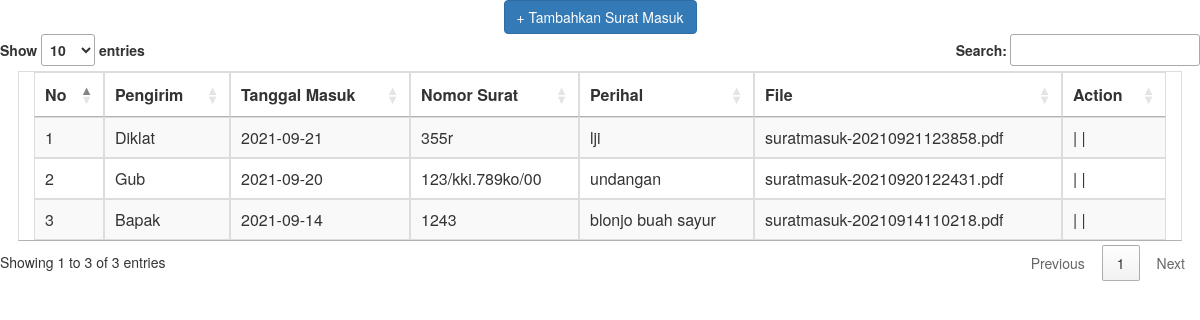
Screenshot of /suratmasuk.php with the database file from the repository.
### tables this page shows
CREATE TABLE `suratmasuk` (
  `id` int(11) NOT NULL,
  `pengirim` varchar(100) NOT NULL,
  `tanggal_masuk` date NOT NULL,
  `nomor_surat` varchar(100) NOT NULL,
  `perihal` varchar(255) NOT NULL,
  `unit` varchar(50) NOT NULL,
  `file_suratmasuk` varchar(255) NOT NULL
);

### suratmasuk.php (the view, shortened to what this page needs)
<?php
include_once("koneksi.php");
$result = mysqli_query($mysqli, "SELECT * FROM suratmasuk ORDER BY id DESC");
?>
<html>
<head>
    <link rel="stylesheet" type="text/css" href="https://cdn.datatables.net/1.10.10/css/jquery.dataTables.min.css">
    <link rel="stylesheet" type="text/css" href="https://maxcdn.bootstrapcdn.com/bootstrap/3.3.5/css/bootstrap.min.css">
</head>
<body>
    <center>
        <div><a href="halaman_admin_suratmasuk_add.php" class="btn btn-primary">+ Tambahkan Surat Masuk</a></div>
    </center>
    <table style="width: 97%;" class="container table-striped table-bordered table-hover" id="datatable">
        <thead>
            <tr>
                <th>No</th>
                <th>Pengirim</th>
                <th>Tanggal Masuk</th>
                <th>Nomor Surat</th>
                <th>Perihal</th>
                <th>File</th>
                <th>Action</th>
            </tr>
        </thead>
        <tbody>
            <?php
            $number = 1;
            while ($user_data = mysqli_fetch_array($result)) {
                echo "<tr>";
                echo "<td> $number </td>";
                echo "<td>" . $user_data['pengirim'] . "</td>";
                echo "<td>" . $user_data['tanggal_masuk'] . "</td>";
                echo "<td>" . $user_data['nomor_surat'] . "</td>";
                echo "<td>" . $user_data['perihal'] . "</td>";
                echo "<td>" . $user_data['file_suratmasuk'] . "</td>";
                echo "<td><a href='halaman_admin_suratmasuk_edit.php?id=$user_data[id]'><i class='bx bxs-pencil'></i></a> | <a href='../suratmasuk_delete.php?id=$user_data[id]'><i class='bx bxs-trash-alt'></i></a> | <a href='../pdfsuratmasuk/$user_data[file_suratmasuk]' target='_blank'><i class='bx bxs-image'></i></a></td></tr>";
                ++$number;
            }
            ?>
        </tbody>
    </table>
</body>
</html>

### rows the page displays
suratmasuk: pengirim "Diklat", tanggal_masuk "2021-09-21", nomor_surat "355r", perihal "lji", file_suratmasuk "suratmasuk-20210921123858.pdf"
suratmasuk: pengirim "Gub", tanggal_masuk "2021-09-20", nomor_surat "123/kki.789ko/00", perihal "undangan", file_suratmasuk "suratmasuk-20210920122431.pdf"
suratmasuk: pengirim "Bapak", tanggal_masuk "2021-09-14", nomor_surat "1243", perihal "blonjo buah sayur", file_suratmasuk "suratmasuk-20210914110218.pdf"
